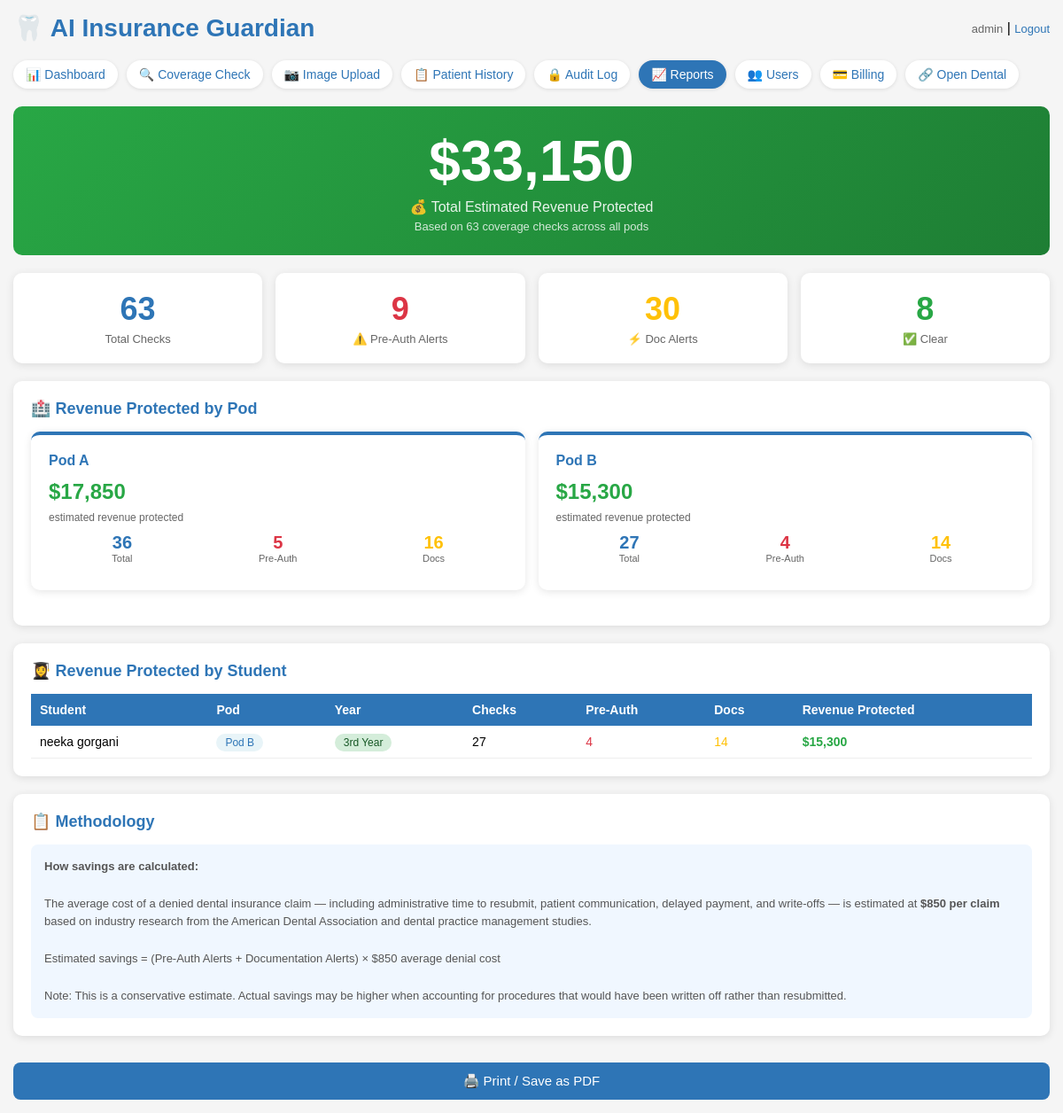
The app's page /reports (signed in) with its own data.
### tables this page shows
CREATE TABLE users (
            id INTEGER PRIMARY KEY,
            username TEXT UNIQUE NOT NULL,
            password TEXT NOT NULL,
            role TEXT DEFAULT 'staff'
        , pod TEXT DEFAULT NULL, year_level TEXT DEFAULT NULL, full_name TEXT DEFAULT NULL);

### app.py (the view)
@app.route("/reports")
@login_required
def reports():
    conn = get_db()
    cursor = conn.cursor()
    cursor.execute("SELECT COUNT(*) FROM audit_log WHERE action = 'COVERAGE_CHECK'")
    total_checks = cursor.fetchone()[0]
    cursor.execute("SELECT COUNT(*) FROM audit_log WHERE action = 'COVERAGE_CHECK' AND details LIKE '%Alert: red%'")
    total_red = cursor.fetchone()[0]
    cursor.execute("SELECT COUNT(*) FROM audit_log WHERE action = 'COVERAGE_CHECK' AND details LIKE '%Alert: yellow%'")
    total_yellow = cursor.fetchone()[0]
    cursor.execute("SELECT COUNT(*) FROM audit_log WHERE action = 'COVERAGE_CHECK' AND details LIKE '%Alert: green%'")
    total_green = cursor.fetchone()[0]
    avg_denial_cost = 850
    estimated_savings = (total_red + total_yellow) * avg_denial_cost
    pod_stats = {}
    for pod in ["A", "B", "C", "D", "E", "F"]:
        users_in_pod = conn.execute("SELECT username FROM users WHERE pod = ?", (pod,)).fetchall()
        usernames = [u[0] for u in users_in_pod]
        if usernames:
            placeholders = ",".join(["?" for _ in usernames])
            pod_total = conn.execute(f"SELECT COUNT(*) FROM audit_log WHERE action = 'COVERAGE_CHECK' AND username IN ({placeholders})", usernames).fetchone()[0]
            pod_red = conn.execute(f"SELECT COUNT(*) FROM audit_log WHERE action = 'COVERAGE_CHECK' AND details LIKE '%Alert: red%' AND username IN ({placeholders})", usernames).fetchone()[0]
            pod_yellow = conn.execute(f"SELECT COUNT(*) FROM audit_log WHERE action = 'COVERAGE_CHECK' AND details LIKE '%Alert: yellow%' AND username IN ({placeholders})", usernames).fetchone()[0]
            pod_stats[pod] = {
                "total": pod_total,
                "red": pod_red,
                "yellow": pod_yellow,
                "savings": (pod_red + pod_yellow) * avg_denial_cost
            }
    cursor.execute("SELECT id, username, full_name, role, pod, year_level FROM users WHERE role != 'admin'")
    all_students = cursor.fetchall()
    student_stats = []
    for student in all_students:
        username = student[1]
        full_name = student[2]
        pod = student[4]
        year_level = student[5]
        s_total = conn.execute("SELECT COUNT(*) FROM audit_log WHERE action = 'COVERAGE_CHECK' AND username = ?", (username,)).fetchone()[0]
        s_red = conn.execute("SELECT COUNT(*) FROM audit_log WHERE action = 'COVERAGE_CHECK' AND details LIKE '%Alert: red%' AND username = ?", (username,)).fetchone()[0]
        s_yellow = conn.execute("SELECT COUNT(*) FROM audit_log WHERE action = 'COVERAGE_CHECK' AND details LIKE '%Alert: yellow%' AND username = ?", (username,)).fetchone()[0]
        student_stats.append({
            "username": username,
            "full_name": full_name,
            "pod": pod,
            "year_level": year_level,
            "total": s_total,
            "red": s_red,
            "yellow": s_yellow,
            "savings": (s_red + s_yellow) * avg_denial_cost
        })
    student_stats.sort(key=lambda x: x["savings"], reverse=True)
    conn.close()
    return render_template("reports.html", total_checks=total_checks, total_red=total_red,
        total_yellow=total_yellow, total_green=total_green,
        estimated_savings=estimated_savings, avg_denial_cost=avg_denial_cost,
        pod_stats=pod_stats, student_stats=student_stats)

### app.py (called while the page is built)
def get_db():
    conn = sqlite3.connect("insurance_guardian.db")
    conn.row_factory = sqlite3.Row
    return conn

@login_manager.user_loader
def load_user(user_id):
    conn = get_db()
    cursor = conn.cursor()
    cursor.execute("SELECT id, username, role, pod, year_level, full_name FROM users WHERE id = ?", (user_id,))
    row = cursor.fetchone()
    conn.close()
    if row:
        return User(row[0], row[1], row[2], row[3], row[4], row[5])
    return None

### templates/reports.html (shortened to what this page needs)
<!DOCTYPE html>
<html>
<head>
</head>
<body>
    <div class="header">
        <h1>🦷 AI Insurance Guardian</h1>
        <div>
            <span class="user-info">{{ current_user.username }}</span> |
            <a href="/logout" class="logout">Logout</a>
        </div>
    </div>
    <div class="nav">
        <a href="/dashboard">📊 Dashboard</a>
        <a href="/">🔍 Coverage Check</a>
        <a href="/upload">📷 Image Upload</a>
        <a href="/history">📋 Patient History</a>
        <a href="/audit">🔒 Audit Log</a>
        <a href="/reports" class="active">📈 Reports</a>
        <a href="/users">👥 Users</a>
        <a href="/billing">💳 Billing</a>
        <a href="/opendental">🔗 Open Dental</a>
    </div>
    <div class="savings-banner">
        <div class="savings-amount">${{ "{:,}".format(estimated_savings) }}</div>
        <div class="savings-label">💰 Total Estimated Revenue Protected</div>
        <div class="savings-sublabel">Based on {{ total_checks }} coverage checks across all pods</div>
    </div>
    <div class="stats-grid">
        <div class="stat-card stat-total">
            <div class="stat-number">{{ total_checks }}</div>
            <div class="stat-label">Total Checks</div>
        </div>
        <div class="stat-card stat-red">
            <div class="stat-number">{{ total_red }}</div>
            <div class="stat-label">⚠️ Pre-Auth Alerts</div>
        </div>
        <div class="stat-card stat-yellow">
            <div class="stat-number">{{ total_yellow }}</div>
            <div class="stat-label">⚡ Doc Alerts</div>
        </div>
        <div class="stat-card stat-green">
            <div class="stat-number">{{ total_green }}</div>
            <div class="stat-label">✅ Clear</div>
        </div>
    </div>
    {% if pod_stats %}
    <div class="section-box">
        <h2>🏥 Revenue Protected by Pod</h2>
        <div class="pod-grid">
            {% for pod, stats in pod_stats.items() %}
            {% if stats.total > 0 %}
            <div class="pod-card">
                <h3>Pod {{ pod }}</h3>
                <div class="pod-savings">${{ "{:,}".format(stats.savings) }}</div>
                <div style="font-size:12px; color:#666; margin-bottom:10px;">estimated revenue protected</div>
                <div class="pod-stats">
                    <div class="pod-stat pod-stat-total">
                        <div class="pod-stat-number">{{ stats.total }}</div>
                        <div class="pod-stat-label">Total</div>
                    </div>
                    <div class="pod-stat pod-stat-red">
                        <div class="pod-stat-number">{{ stats.red }}</div>
                        <div class="pod-stat-label">Pre-Auth</div>
                    </div>
                    <div class="pod-stat pod-stat-yellow">
                        <div class="pod-stat-number">{{ stats.yellow }}</div>
                        <div class="pod-stat-label">Docs</div>
                    </div>
                </div>
            </div>
            {% endif %}
            {% endfor %}
        </div>
    </div>
    {% endif %}
    {% if student_stats %}
    <div class="section-box">
        <h2>👩‍🎓 Revenue Protected by Student</h2>
        <table class="student-table">
            <tr>
                <th>Student</th>
                <th>Pod</th>
                <th>Year</th>
                <th>Checks</th>
                <th>Pre-Auth</th>
                <th>Docs</th>
                <th>Revenue Protected</th>
            </tr>
            {% for student in student_stats %}
            {% if student.total > 0 %}
            <tr>
                <td>{{ student.full_name or student.username }}</td>
                <td>{% if student.pod %}<span class="badge-pod">Pod {{ student.pod }}</span>{% else %}—{% endif %}</td>
                <td>{% if student.year_level %}<span class="badge-year">{{ student.year_level }}</span>{% else %}—{% endif %}</td>
                <td>{{ student.total }}</td>
                <td style="color:#dc3545;">{{ student.red }}</td>
                <td style="color:#ffc107;">{{ student.yellow }}</td>
                <td class="savings-cell">${{ "{:,}".format(student.savings) }}</td>
            </tr>
            {% endif %}
            {% endfor %}
        </table>
    </div>
    {% endif %}
    <div class="section-box">
        <h2>📋 Methodology</h2>
        <div class="methodology-box">
            <strong>How savings are calculated:</strong><br><br>
            The average cost of a denied dental insurance claim — including administrative time to resubmit, patient communication, delayed payment, and write-offs — is estimated at <strong>${{ avg_denial_cost }} per claim</strong> based on industry research from the American Dental Association and dental practice management studies.<br><br>
            Estimated savings = (Pre-Auth Alerts + Documentation Alerts) × ${{ avg_denial_cost }} average denial cost<br><br>
            Note: This is a conservative estimate. Actual savings may be higher when accounting for procedures that would have been written off rather than resubmitted.
        </div>
    </div>
    <button class="print-btn" onclick="window.print()">🖨️ Print / Save as PDF</button>
</body>
</html>

### templates/reports.html (style rules this page uses)
* { box-sizing: border-box; margin: 0; padding: 0; }
body { font-family: Arial, sans-serif; background-color: #f5f5f5; padding: 15px; }
.header { display: flex; justify-content: space-between; align-items: center; margin-bottom: 20px; flex-wrap: wrap; gap: 10px; }
h1 { color: #2E75B6; font-size: clamp(20px, 4vw, 28px); }
.nav { display: flex; flex-wrap: wrap; gap: 10px; margin-bottom: 20px; }
.nav a { color: #2E75B6; text-decoration: none; font-size: 14px; background: white; padding: 8px 14px; border-radius: 20px; box-shadow: 0 1px 4px rgba(0,0,0,0.1); }
.nav a.active { background: #2E75B6; color: white; }
.user-info { color: #666; font-size: 13px; }
.logout { color: #2E75B6; text-decoration: none; font-size: 13px; }
.savings-banner { background: linear-gradient(135deg, #28a745, #1e7e34); color: white; padding: 25px; border-radius: 10px; margin-bottom: 20px; text-align: center; }
.savings-amount { font-size: clamp(36px, 8vw, 64px); font-weight: bold; margin-bottom: 5px; }
.savings-label { font-size: 16px; opacity: 0.9; }
.savings-sublabel { font-size: 13px; opacity: 0.8; margin-top: 5px; }
.stats-grid { display: grid; grid-template-columns: repeat(auto-fit, minmax(180px, 1fr)); gap: 15px; margin-bottom: 20px; }
.stat-card { background: white; padding: 20px; border-radius: 10px; box-shadow: 0 2px 10px rgba(0,0,0,0.1); text-align: center; }
.stat-number { font-size: 36px; font-weight: bold; margin-bottom: 5px; }
.stat-label { color: #666; font-size: 13px; }
.stat-total .stat-number { color: #2E75B6; }
.stat-red .stat-number { color: #dc3545; }
.stat-yellow .stat-number { color: #ffc107; }
.stat-green .stat-number { color: #28a745; }
.section-box { background: white; padding: 20px; border-radius: 10px; box-shadow: 0 2px 10px rgba(0,0,0,0.1); margin-bottom: 20px; }
.section-box h2 { color: #2E75B6; margin-bottom: 15px; font-size: 18px; }
.pod-grid { display: grid; grid-template-columns: repeat(auto-fit, minmax(280px, 1fr)); gap: 15px; margin-bottom: 20px; }
.pod-card { background: white; padding: 20px; border-radius: 10px; box-shadow: 0 2px 10px rgba(0,0,0,0.1); border-top: 4px solid #2E75B6; }
.pod-card h3 { color: #2E75B6; margin-bottom: 12px; font-size: 16px; }
.pod-savings { font-size: 24px; font-weight: bold; color: #28a745; margin-bottom: 8px; }
.pod-stats { display: flex; gap: 10px; flex-wrap: wrap; margin-bottom: 10px; }
.pod-stat { text-align: center; flex: 1; min-width: 60px; }
.pod-stat-number { font-size: 20px; font-weight: bold; }
.pod-stat-label { font-size: 11px; color: #666; }
.pod-stat-red .pod-stat-number { color: #dc3545; }
.pod-stat-yellow .pod-stat-number { color: #ffc107; }
.pod-stat-total .pod-stat-number { color: #2E75B6; }
.student-table { width: 100%; border-collapse: collapse; font-size: 14px; }
.student-table th { background: #2E75B6; color: white; padding: 10px; text-align: left; }
.student-table td { padding: 10px; border-bottom: 1px solid #eee; }
.badge-pod { background: #e8f4f8; color: #2E75B6; padding: 3px 10px; border-radius: 10px; font-size: 12px; }
.badge-year { background: #d4edda; color: #155724; padding: 3px 10px; border-radius: 10px; font-size: 12px; }
.savings-cell { color: #28a745; font-weight: bold; }
.print-btn { background: #2E75B6; color: white; border: none; padding: 12px 24px; border-radius: 8px; font-size: 15px; cursor: pointer; width: 100%; margin-top: 10px; }
.methodology-box { background: #f0f7ff; padding: 15px; border-radius: 8px; font-size: 13px; color: #555; line-height: 1.6; }

### records on screen
users: username "admin"
users: full_name "neeka gorgani", pod "B", year_level "3rd Year", total "27", red "4", yellow "14", savings "15,300"

### other values on screen
{{ "{:,}".format(estimated_savings) }} "33,150"
{{ total_checks }} "63"
{{ total_red }} "9"
{{ total_yellow }} "30"
{{ total_green }} "8"
{{ pod }} "A" "B"
{{ "{:,}".format(stats.savings) }} "17,850" "15,300"
{{ stats.total }} "36" "27"
{{ stats.red }} "5" "4"
{{ stats.yellow }} "16" "14"
{{ avg_denial_cost }} "850"
